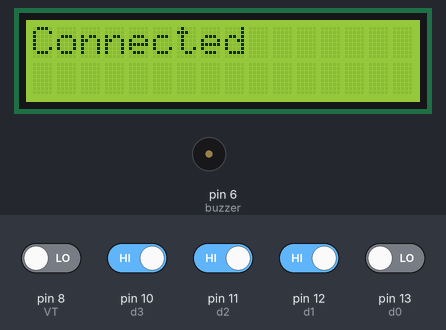
The sketch below on a simulated Arduino Uno, built with avr-gcc and run on an emulated ATmega328P. Parts: 16×2 character LCD, buzzer (waves = sounding, pin HIGH). The inputs (shaded band) are chosen by the test bench; at power-on: pin 10 (d3), pin 11 (d2), pin 12 (d1) HIGH, pin 8 (VT), pin 13 (d0) LOW. The modem accepts every AT command (registered, SIM ready, sends succeed) and sends nothing else; what the sketch prints to the serial monitor is not drawn.

Above: at 7.4 s.
7.5 s: pin 8 (VT) driven HIGH and pin 10 (d3) driven LOW and pin 11 (d2) driven LOW and pin 12 (d1) driven LOW and pin 13 (d0) driven HIGH
At 7.9 s:
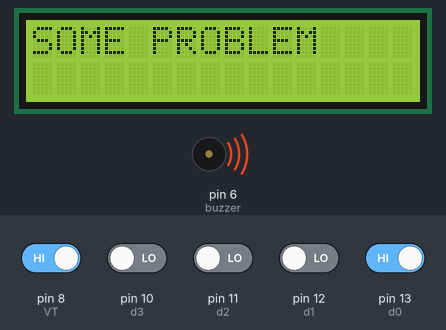
10.0 s: pin 13 (d0) driven LOW
At 11.7 s:
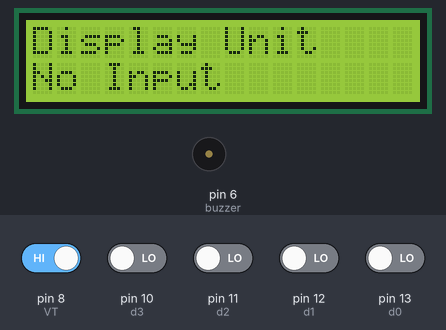
12.0 s: pin 10 (d3) driven HIGH
At 12.6 s:
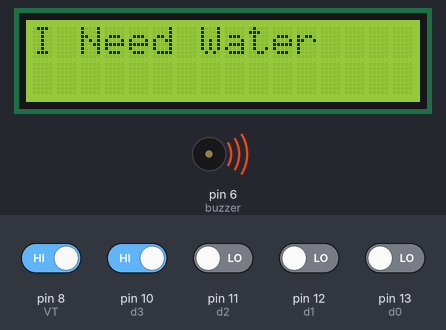
14.7 s: pin 10 (d3) driven LOW
At 15.18 s:
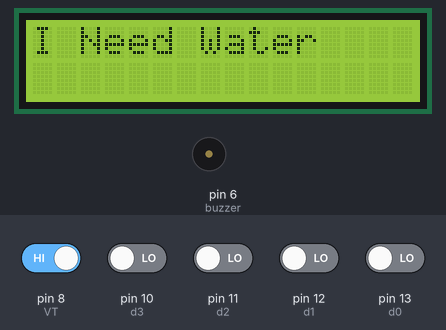
16.7 s: pin 11 (d2) driven HIGH
At 17.2 s:
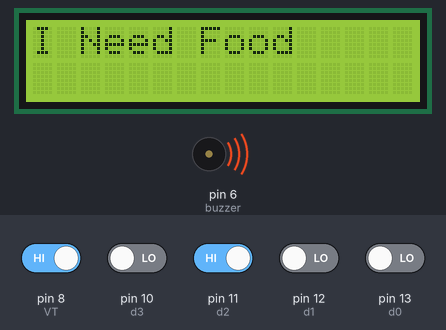
19.4 s: pin 11 (d2) driven LOW
At 19.88 s:
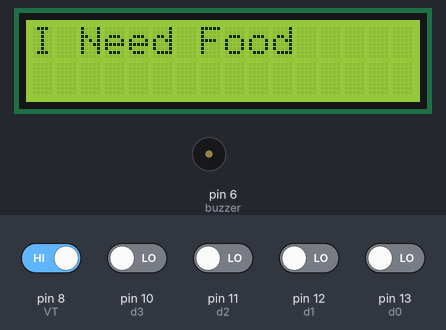
Timing chart, 0 to 22.4 s (numbered marks = the images above; inputs shaded):
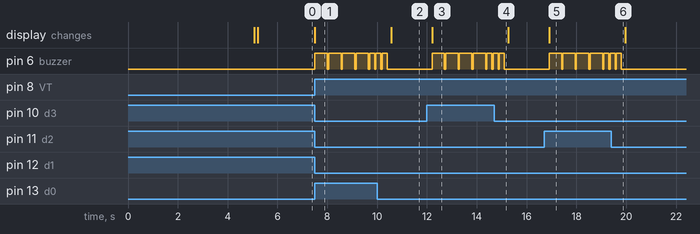

Measured:
- after the input at 7.5 s, pin 6 (buzzer): goes 4 × (HIGH 0.50 s, LOW 0.05 s), HIGH 0.20 s, LOW 0.05 s, then HIGH, starting at once; the display: changes at once (image 1)
- after the input at 10.0 s, pin 6 (buzzer): goes on until 10.4 s, then stays LOW; the display: changes after 0.56 s (image 2)
- after the input at 12.0 s, pin 6 (buzzer): goes 4 × (HIGH 0.50 s, LOW 0.05 s), HIGH 0.20 s, LOW 0.05 s, then HIGH, starting after 0.20 s; the display: changes after 0.20 s (image 3)
- after the input at 14.7 s, pin 6 (buzzer): goes on until 15.1 s, then stays LOW
- after the input at 16.7 s, pin 6 (buzzer): goes 4 × (HIGH 0.50 s, LOW 0.05 s), HIGH 0.20 s, LOW 0.05 s, then HIGH, starting after 0.20 s; the display: changes after 0.20 s (image 5)
- after the input at 19.4 s, pin 6 (buzzer): goes on until 19.8 s, then stays LOW

The sketch:

iot_paralysis_patient_health.ino
```cpp
#include <SoftwareSerial.h>
#include <LiquidCrystal.h>

SoftwareSerial esp8266(3 , 2);
const int d0 = 13;
const int d1 = 12;
const int d2 = 11;
const int d3 = 10;
const int VT = 8;
const int buzzer = 6;
unsigned int x = 0;
unsigned int data_present;
int VT_status = 0;
int data0 = 0;
int data1 = 0;
int data2 = 0;
int data3 = 0;

#define ATE  "ATE0\r\n"
#define ok "OK"
#define pinstr "pin="
#define err "Error"
#define InvalidUserIdOrPassword 18
#define InvalidData 45
#define HitLimitExceed 104
#define VALID 24
#define error18 "18"
#define error45 "45"
#define error104 "104"
#define CIPSEND "AT+CIPSEND=4,"

#define CWJAP  "AT+CWJAP=\"iot\",\"project1234\"\r\n"

bool mode_status;
String dataOne = "SOME%20PROBLEM";
String dataTwo = "Call%20Attendant";
String dataThree = "I%20Need%20food";
String dataFour = "I%20Need%20water";
String dataFive = "No%20Input";
bool pump_value = 1;
unsigned int flame_value;
unsigned int flame_value1;
int err_index;
String finallinktoSenddata;
String data;
String linkTogetsiteResponse = "";
String linkTosendData = "";
String lenghtOflinstr;
const String id = "srikarkuchana8@gmail.com"; //     iotgecko login id  //jebichrise8@gmail.com   -> paaswrd 2833
const String pass = "3517"; // iotgecko login password    //arupmaxwell333@gmail.com   ->  passwrd   1132
String ssid = "iot"; // SSID/name of your wifi router or wifi hotspot
String pass_key = "project1234"; // Wifi password
String CIPSTART = "AT+CIPSTART=4,\"TCP\",\"www.iotgecko.com\",80\r\n";
String Host = " HTTP/1.1\r\nHost: www.iotgecko.com\r\n\r\n";
bool notConected = true;
bool login = false;
const int no_of_senddata = 1;
const int no_of_getdata = 0;
String iot_data[no_of_senddata];
char motor_status;
char motor_status1;
unsigned long current_time ;

int pwm_val = 0;
char  buff[15];
bool iot_control = true;
bool data_available;
int data1_no = 0;
int data2_no = 0;
int data3_no = 0;
int data4_no = 0;
LiquidCrystal lcd(A0, A1, A2, A3, A4, A5); //RS, EN, D4, D5, D6, D7

void setup()
{
  // put your setup code here, to run once:
  esp8266.begin(9600);
  Serial.begin(9600);

  pinMode(VT, INPUT );
  pinMode(d0, INPUT );
  pinMode(d1, INPUT );
  pinMode(d2, INPUT );
  pinMode(d3, INPUT );
  pinMode(buzzer, OUTPUT);
  digitalWrite(buzzer, LOW);
  lcd.begin(16, 2);
  lcd.clear();
  lcd.print("IOT Automated");
  lcd.setCursor(0, 1);
  lcd.print("Paralysis System");
  delay(5000);
  esp8266.listen();
  init_wifi();
}

void loop() {
  // put your main code here, to run repeatedly:
  VT_status = digitalRead(VT);
  data0 = digitalRead(d0);
  data1 = digitalRead(d1);
  data2 = digitalRead(d2);
  data3 = digitalRead(d3);
  rf_process();
}

void rf_process()
{
  if ((VT_status == 1) && (data0 == 1) && (data1 == 0) && (data2 == 0) && (data3 == 0))
  {
    lcd.clear();
    lcd.print("SOME PROBLEM");

    tone_buzzer(4, 500);

    unsigned long int past_time = millis();
    do
    {
      unsigned long int present_time = millis();
      tone_buzzer(3,200);
    if((present_time -past_time)>5000)
    {
      lcd.clear();
      lcd.print("Sending Data to ");
      lcd.setCursor(6, 1);
      lcd.print("IOT");
      delay(1000);
      iot_data[0] = dataOne;
      Serial.print("data sent:");
      Serial.println(iot_data[0]);
      while ( hit_link() == 0);
      break;
    }
    }
    while(digitalRead(d0));
    delay(100);
  }
  else if ((VT_status == 1) && (data0 == 0) && (data1 == 1) && (data2 == 0) && (data3 == 0))
  {
    lcd.clear();
    lcd.print("Call attendant");

    tone_buzzer(4, 500);
     unsigned long int past_time = millis();
    do
    {
      unsigned long int present_time = millis();
      tone_buzzer(3,200);
      if((present_time -past_time)>5000)
    {
      lcd.clear();
      lcd.print("Sending Data to ");
      lcd.setCursor(6, 1);
      lcd.print("IOT");
      delay(1000);
      iot_data[0] = dataTwo;
      Serial.print("data sent:");
      Serial.println(iot_data[0]);
      while ( hit_link() == 0);
      break;
    }
   }
   while(digitalRead(d1));
   delay(100);
  }
  else if ((VT_status == 1) && (data0 == 0) && (data1 == 0) && (data2 == 1) && (data3 == 0))
  {
    lcd.clear();
    lcd.print("I Need Food");
    tone_buzzer(4, 500);

     unsigned long int past_time = millis();
    do
    {
      unsigned long int present_time = millis();
      tone_buzzer(3,200);
    if((present_time -past_time)>5000)
    {
      lcd.clear();
      lcd.print("Sending Data to ");
      lcd.setCursor(6, 1);
      lcd.print("IOT");
      delay(1000);
      iot_data[0] = dataThree;
      Serial.print("data sent:");
      Serial.println(iot_data[0]);
      while ( hit_link() == 0);

      break;
    }
    }
    while(digitalRead(d2));
        delay(100);
  }
  else if ((VT_status == 1) && (data0 == 0) && (data1 == 0) && (data2 == 0) && (data3 == 1))
  {
    lcd.clear();
    lcd.print("I Need Water");

    tone_buzzer(4, 500);

     unsigned long int past_time = millis();
    do
    {
      unsigned long int present_time = millis();
      tone_buzzer(3,200);
     if((present_time -past_time)>5000)
    {
      lcd.clear();
      lcd.print("Sending Data to ");
      lcd.setCursor(6, 1);
      lcd.print("IOT");
      delay(1000);
      iot_data[0] = dataFour;
      Serial.print("data sent:");
      Serial.println(iot_data[0]);
      while ( hit_link() == 0);

      break;
    }
    }
    while(digitalRead(d3));
        delay(100);
  }

  else if ( (data0 == 0) && (data1 == 0) && (data2 == 0) && (data3 == 0))
  {
    lcd.clear();
    lcd.print("Display Unit");
    lcd.setCursor(0, 1);
    lcd.print("No Input");
    unsigned long int past_time = millis();
    do
    {
     unsigned long int present_time = millis();
     if((present_time -past_time)>5000)
    {
      iot_data[0] = dataFive;
      Serial.print("data sent:");
      Serial.println(iot_data[0]);
      while ( hit_link() == 0);
      break;
    }

    }while((!(digitalRead(d0))&&!(digitalRead(d1))&&!(digitalRead(d2))&&!(digitalRead(d3))));

    delay(200);
  }
}

void tone_buzzer(int i, int d)
{
  for (int j = 0; j < i; j++)
  {
    digitalWrite(buzzer, HIGH);
    delay(d);
    analogWrite(buzzer, LOW);
    delay(50);
  }
}
```

wifi.ino
```cpp
void init_wifi()
{
  lcd.clear();
  lcd.print(F("Connecting Wifi"));

  while (notConected)
  {
     Serial.println("1");
    if (connectWiFi()) //connect to wifi with given SSID and password
    {
       Serial.println("2");
      while (!login)
      {
        if (GeckoVerify(id, pass)) //login to iotgecko.com with given ID and password
        {

          lcd.clear();
         //digitalWrite(led,HIGH);
          lcd.print(F("Connected"));
          login = true;
          notConected = false;
        }
      }
    }
    delay(1000);
  }
}


bool connectWiFi()
{
  sendCommand(F("AT+RST\r\n"), F("ready"), 2000, 1); // reset module
  Serial.println("3");
  esp8266.flush();
  if (sendCommand(ATE, ok, 1000, 1))
    if (sendCommand(F("AT+CIPMUX=1\r\n"), ok, 2000, 1))
      if (sendCommand(F("AT+CWMODE=3\r\n"), ok, 2000, 1)) // configure as access point
        if (sendCommand(CWJAP, ok, 20000, 1))
          return true;
        else
          return false;
      else
        return false;
    else
      return false;
  else
    return false;
}


bool GeckoVerify(String id, String password)
{
  if (sendCommand(CIPSTART, ok, 5000, 1))
  {
    linkTosendData = "GET /IOTHit.aspx?Id=" + id + "&Pass=" + password + "&Data=";
    linkTogetsiteResponse =  linkTosendData + "0" + Host;
    lenghtOflinstr = String(linkTogetsiteResponse.length()) + "\r\n" ;
    return true;
  }
  else
  {
    return false;
  }
}


bool sendCommand(String atcmd, String response, int timeout, int debug)
{
  esp8266.print(atcmd);
  String espResponse = "";
  int first = 0;
  if (debug == 1)
  {
    long current_time = millis();
    while (1)
    {
      espResponse = "";
      while (esp8266.available() > 0)
      {
        char  inChar = (char)esp8266.read();
        //        Serial.print(inChar );
        if ((inChar != '\n') || (inChar != '\r'))
        {
          espResponse += inChar;
        }
        if ((inChar == '\n') || (inChar == '\r'))
        {
          break;
        }
        if (first == 1)
        {
          data += inChar;
        }
      }
      espResponse.trim();
      if (((espResponse.indexOf(pinstr) >= 0) || (espResponse.indexOf(F("Label1")) >= 0) || (espResponse.indexOf(F("<span")) >= 0)) && (first == 0))
      {
        first++;
        data = espResponse;
        espResponse = "";
      }
      if (espResponse.indexOf(F("<tr>")) >= 0)
      {
        first++;
      }
      else if ((espResponse.endsWith(F("ERROR)")) || (espResponse.endsWith(F("FAIL")))))
      {
        return false;
      }
      if (espResponse.startsWith(F("busy")))
      {
        current_time = millis();
      }
      if ((current_time + timeout) < millis())
      {
        return false;
      }
      if (espResponse.indexOf(response) >= 0)
      {
        esp8266.flush();
        return true;
      }
    }
  }
  return 0;
}

int hit_link()
{
  int iot_status = SendandGetGParams(iot_data, no_of_senddata);/*, motor_status , no_of_getdata);*/ //send and get data on iotgecko.com
  if (iot_status == VALID)
  {
    return 1;
  }
  else
  {

    // lcd.print(iot_status);

    if ( connectWiFi())
      if (sendCommand(CIPSTART, ok, 5000, 1))
        while (!Reconnect()) //reconnect to the iotgecko.com
        {
        lcd.clear();
         lcd.print(F("reconnecting"));
          delay(1000);
          //Serial.println(F("conncetion failed.....reconnecting"));

        }
    lcd.clear();
   lcd.print(F("Connected"));
    delay(1000);

    return 0;  //Serial.println(F("connected succesfully"));
  }
}


int SendandGetGParams(String *dataTosend, int sizeOFarray) //, int*data_buff, int totalData)
{


  finallinktoSenddata = linkTosendData + dataTosend[0];
    Serial.println(finallinktoSenddata);
//  for (int loopForarry = 1 ; loopForarry < sizeOFarray ; loopForarry++)
//  {
//    finallinktoSenddata += '*';
//    finallinktoSenddata += dataTosend[loopForarry];
//  }
  sendCommand(CIPSEND, ">", 100, 0);
  finallinktoSenddata += Host;
  lenghtOflinstr = String(finallinktoSenddata.length()) + "\r\n" ;
  if (sendCommand(lenghtOflinstr, ">", 5000, 1))
  {
        Serial.println(finallinktoSenddata);

    if (sendCommand(finallinktoSenddata, F("</html>"), 10000, 1))
    {
//      for (int looptofilldata = 0 ; looptofilldata < totalData ; looptofilldata++)
//      {
//        data_buff[looptofilldata] = -1;
//      }
      if ((data.indexOf(err) >= 0)) // || (data.indexOf("No.")>=0) ||(data.indexOf("Invalid") >= 0))
      {
        err_index = data.indexOf(err);
        data = data.substring(err_index + 9, err_index + 13);
        data.trim();
        if (data.indexOf(error18) >= 0)
        {
          return InvalidUserIdOrPassword;
        }
        else if (data.indexOf(error45) >= 0)
        {
          return InvalidData;
        }
        else if (data.indexOf(error104) >= 0)
        {
          return HitLimitExceed;
        }
      }
      else
      {
        //        lcd.clear();
        //        lcd.print(data);
        data = data.substring(data.indexOf(pinstr) + 4);
        data = data.substring(0, data.indexOf('<') + 1);
        data.toCharArray(buff, data.length() + 1);
        //        lcd.setCursor(0, 1);
        //        lcd.print(data);
        //        delay(2000);
        //sscanf(buff, "%d*%d", & motor_status[0], & motor_status[1]);
        Serial.println(buff);

        if (sscanf(buff, "%c*%c", & motor_status/*[0]*/, & motor_status1/*[1]*/) == 2)
        {
//          lcd.clear();
//          lcd.print(motor_status[0]);
//          lcd.setCursor(0, 1);
//          lcd.print(motor_status[1]);
//motor_status[0]=char(motor_status[0]);
Serial.print("motor{0}:");
Serial.println(motor_status);
Serial.print("motor1:");
Serial.println(motor_status1);
        }

        else
    { //lcd.clear();
//          lcd.print("connecting..");
Serial.print("else");
Serial.print("motor{0}:");
Serial.println(motor_status);
Serial.print("motor1:");
Serial.println(motor_status1);
        }
        //        delay(3000);
        return VALID;
      }
    }
    else
    {
      return 1;
    }
  }
  else
  {
    return 1;
  }
}

bool Reconnect()
{
  sendCommand(F("AT+CIPCLOSE=4\r\n\r\n"), ok, 5000, 1);
  if (connectWiFi())
    if (GeckoVerify(id,  pass))
      return true;
    else
      return false;
  else
    return false;
}
```
